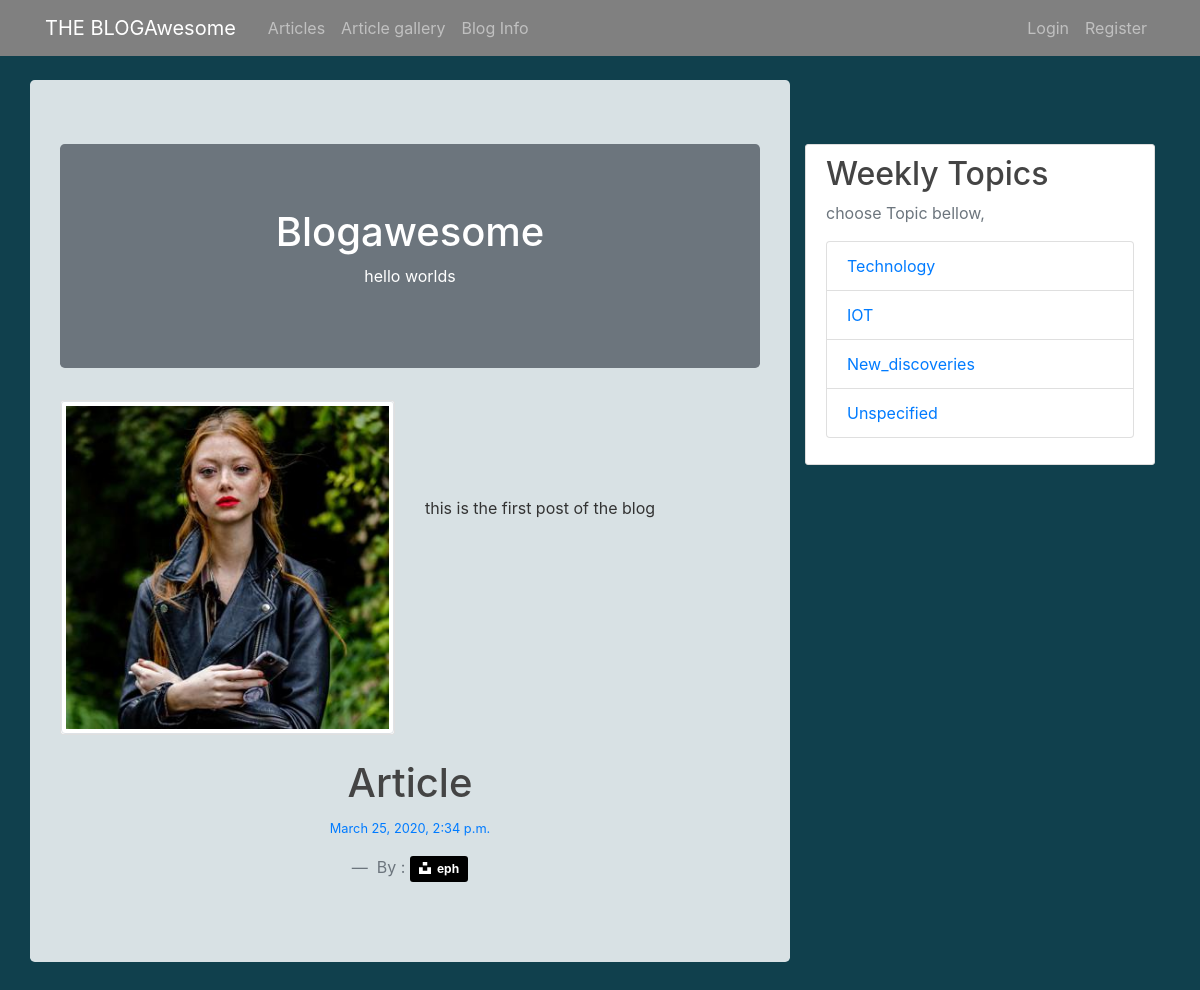
The app's page /post/1/ with its own data.
### blog/models.py (models this page shows, shortened)
class Post(models.Model):
	title = models.CharField(max_length=100)
	content = models.TextField()
	date_posted = models.DateTimeField(default=timezone.now)
	author = models.ForeignKey(User, on_delete=models.CASCADE)
	image = models.ImageField(default='defaultA.jpg',upload_to='profile_pics')
	category=models.CharField(default='Unspecified',max_length=100)

### users/models.py (models this page shows, shortened)
class Profile(models.Model):
	user = models.OneToOneField(User,on_delete=models.CASCADE)
	image = models.ImageField(default='default.jpg',upload_to='profile_pics')

### blog/views.py (the view)
# urls.py: path('post/<int:pk>/',PostDetailView.as_view(),name='post-detail'),
class PostDetailView(DetailView):
	model = Post

### blog/templates/blog/post_detail.html (shortened to what this page needs)
{% extends 'blog/base.html' %}
{% block content %}
<div class="container-fluid">
	    <div class="jumbotron text-center bg-secondary ">
	        <h1 class="text-white" >Blogawesome</h1>
	        <p><span class="article-title text-white">{{ object.title }}</span>
</p>
	    </div>
	</div>
	    <div class="container-fluid">
	    	<div class="row">
	    		<div class=" col ">
	    			<div class="card img-fluid" style="width: 100%">
		    			<img id="cardimg" onclick="red();" src="{{ post.author.profile.image.url }}" class="img-thumbnail card-img-top responsive"/>
	    			</div>
	    		</div>
	    		<div class="col" id="cardbody">
	    			<br>
	    			<br>
	    			<br>
	    			<br>
			    		<p class="article-content">{{ object.content }}</p>
			    </div>
	    	</div>
	    	<br>
	    </div>
	    	<div class="container text-center">
	    		<h1>Article</h1>
	    		<p><small class="text-primary">{{ object.date_posted}}</small></p>
	    		<blockquote class="blockquote">
	    			<footer class="blockquote-footer">
	    				By : <a style="background-color:black;color:white;text-decoration:none;padding:4px 6px;font-family:-apple-system, BlinkMacSystemFont, &quot;San Francisco&quot;, &quot;Helvetica Neue&quot;, Helvetica, Ubuntu, Roboto, Noto, &quot;Segoe UI&quot;, Arial, sans-serif;font-size:12px;font-weight:bold;line-height:1.2;display:inline-block;border-radius:3px" href="{% url 'user-posts' object.author.username %}"><span style="display:inline-block;padding:2px 3px"><svg xmlns="http://www.w3.org/2000/svg" style="height:12px;width:auto;position:relative;vertical-align:middle;top:-2px;fill:white" viewBox="0 0 32 32"><title>unsplash-logo</title><path d="M10 9V0h12v9H10zm12 5h10v18H0V14h10v9h12v-9z"></path></svg></span><span style="display:inline-block;padding:2px 3px">
	    				{{ object.author }}
	    			</span></a>
	    			</footer>
	    		</blockquote>
	    	</div>
{% endblock content %}

### blog/static/blog/custom.css (style rules this page uses)
body { background:#10404D ; color: #333333; margin-top: 5rem; }
h1,h2,h3,h4,h5,h6 { color: #444444; }
.article-title { color: #444444; }
.article-content { white-space: pre-line; }
.jumbotron { position: static; background-color: #D8E1E4; }
#cardimg { transition: transform 2s; }

### records on screen
Post: title "hello worlds", author.profile.image (placeholder picture), content "this is the first post of the blog", date_posted "March 25, 2020, 2:34 p.m.", author "eph"
